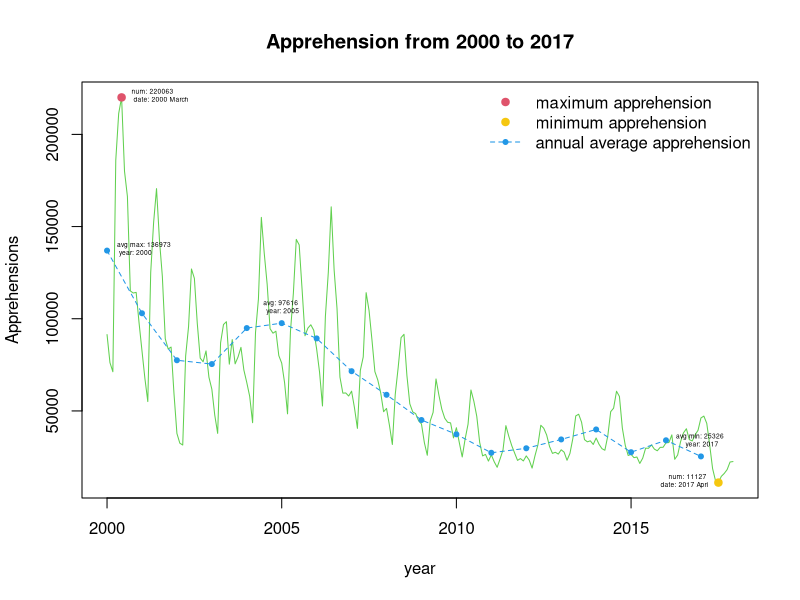

The R source for this figure:
## ---- chunk 1
knitr::opts_chunk$set(echo = TRUE)
## ---- chunk 2
#load, clean and rerrange the data
ts<-read.csv("PB monthly summaries.csv")
rownames(ts) <- ts[,1]
ts <- ts[order(ts$year),]
ts<-subset(ts,select=-year)

#turn it into timeseries format
ts_df<-ts
ts <- as.vector(t(ts))
ts<-ts(ts,start = c(2000,1), frequency=12)

#plot the timeseries data
ts.plot(ts, 
        col = 3, 
        xlab="year", 
        ylab="Apprehensions", 
        lty=c(1:3), 
        main ="Apprehension from 2000 to 2017")

#draw the avg
ts_avg<-apply(ts_df,1,mean)
ts_avg<-ts(ts_avg,start = c(2000), frequency=1)
points(ts_avg,col = 4,pch=20)
lines(ts_avg,col = 4,pch=20,lty=2)

#get the max/min month index
pos_max<-which(ts_df == max(ts_df), arr.ind=T)
pos_min<-which(ts_df == min(ts_df), arr.ind=T)

#get the month vector
month<-c("October","November","December","January","February","March","April","May","June","July","August","September")

#get the exact time point of the maximum/minimum element in timeseries data
max_index <- time(ts)[ts==max(ts)]
min_index <- time(ts)[ts==min(ts)]
max_avg <- time(ts_avg)[ts_avg==max(ts_avg)]
min_avg <- time(ts_avg)[ts_avg==min(ts_avg)]

#label the maximum/minimum apprehension in the graph
text(max_index,max(ts),
     paste("num:",max(ts),"\n","date:",floor(max_index),month[as.vector(pos_max)[2]]),
     cex=0.4,pos=4)
text(min_index,min(ts),
     paste("num:",min(ts),"\n","date:",floor(min_index),month[as.vector(pos_min)[2]]),
     cex=0.4,pos=2)
text(max_avg,
     max(ts_avg),
     paste("avg max:",floor(max(ts_avg)),"\n","year:",floor(max_avg)),
     cex=0.4,
     pos=4)
text(min_avg,
     min(ts_avg),
     paste("avg min:",floor(min(ts_avg)),"\n","year:",floor(min_avg)),
     cex=0.4,
     pos=3)
text(2005,
     ts_avg[time(ts_avg)==2005],
     paste("avg:",floor(ts_avg[time(ts_avg)==2005]),"\n","year:",2005),
     cex=0.4,
     pos=3)

#pinpoint the maximum/minimum apprehension in the graph
points(max_index,max(ts),pch=19,col=2)
points(min_index,min(ts),pch=19,col=7)

#add a legend which denotes the meaning of the points
legend("topright", 
       c("maximum apprehension",
         "minimum apprehension",
         "annual average apprehension"),
       col = c(2,7,4),
       pch =c(19,19,20),
       lty=c(0,0,2),
       bty = "n",
       bg = 'gray90')
